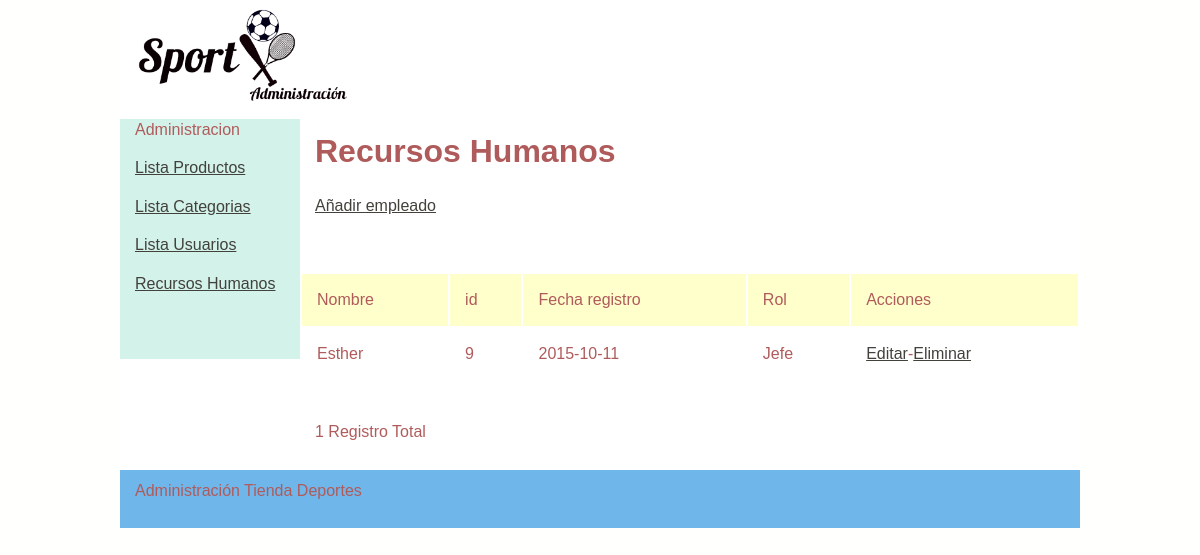
Page /admin/empleados_lista.php on the committed database.
### tables this page shows
CREATE TABLE IF NOT EXISTS `empleados` (
  `idEmpleado` int(50) NOT NULL AUTO_INCREMENT,
  `Nombre` varchar(50) NOT NULL,
  `Rol` varchar(50) NOT NULL,
  `FechaR` date NOT NULL,
  PRIMARY KEY (`idEmpleado`)
);

### admin/empleados_lista.php (the view, shortened to what this page needs)
<?php require_once('../Connections/conexiondeportes.php'); ?>
<?php
$maxRows_DatosEmpleado = 10;
$pageNum_DatosEmpleado = 0;
$startRow_DatosEmpleado = $pageNum_DatosEmpleado * $maxRows_DatosEmpleado;
$query_DatosEmpleado = "SELECT * FROM empleados ORDER BY empleados.Nombre ASC";
$query_limit_DatosEmpleado = sprintf("%s LIMIT %d, %d", $query_DatosEmpleado, $startRow_DatosEmpleado, $maxRows_DatosEmpleado);
$DatosEmpleado = mysql_query($query_limit_DatosEmpleado, $conexiondeportes) or die(mysql_error());
$row_DatosEmpleado = mysql_fetch_assoc($DatosEmpleado);
if (isset($_GET['totalRows_DatosEmpleado'])) {
  $totalRows_DatosEmpleado = $_GET['totalRows_DatosEmpleado'];
} else {
  $all_DatosEmpleado = mysql_query($query_DatosEmpleado);
  $totalRows_DatosEmpleado = mysql_num_rows($all_DatosEmpleado);
}
?>
<!DOCTYPE html PUBLIC "-//W3C//DTD XHTML 1.0 Transitional//EN" "http://www.w3.org/TR/xhtml1/DTD/xhtml1-transitional.dtd">
<html xmlns="http://www.w3.org/1999/xhtml">
<head>
<link href="../estilo/twoColFixLtHdr.css" rel="stylesheet" type="text/css" />
</head>
<body>
<div class="container">
  <div class="header">
    <p><img src="../images/LOGO.png" width="281" height="103" alt="Administracion" /></p>
  </div>
  <div class="sidebar1">
  <?php include("../includes/cabeceraadmin.php")?>
  </div>
  <div class="content">
  <h1><strong>Recursos Humanos</strong></h1>
  <p><a href="empleados_add.php">A&ntilde;adir empleado</a></p>
  <p>&nbsp;</p>
  <table width="100%" border="0" cellspacing="2" cellpadding="15">
    <tr>
      <td bgcolor="#FFFFCC">Nombre</td>
      <td bgcolor="#FFFFCC">id</td>
      <td bgcolor="#FFFFCC">Fecha registro</td>
      <td bgcolor="#FFFFCC">Rol</td>
      <td bgcolor="#FFFFCC">Acciones</td>
    </tr>
    <?php do { ?>
      <tr class= "brillo">
        <td><?php echo $row_DatosEmpleado['Nombre']; ?></td>
        <td><?php echo $row_DatosEmpleado['idEmpleado']; ?></td>
        <td><?php echo $row_DatosEmpleado['FechaR']; ?></td>
        <td><?php echo $row_DatosEmpleado['Rol']; ?></td>
        <td><a href="empleados_edit.php?recordID=<?php echo $row_DatosEmpleado['idEmpleado']; ?>">Editar</a></a>-<a href="empleados_delete.php?recordID=<?php echo $row_DatosEmpleado['idEmpleado']; ?>">Eliminar</a></a></td>
      </tr>
      <?php } while ($row_DatosEmpleado = mysql_fetch_assoc($DatosEmpleado)); ?>
  </table>
  <p>&nbsp;</p>
  <p><?php echo $totalRows_DatosEmpleado ?> Registro Total </p>
  </div>
  <div class="footer">
    <p>Administraci&oacute;n Tienda Deportes</p>
    </div>
  </div>
</body>
</html>

### estilo/twoColFixLtHdr.css (style rules this page uses)
body { font: 100%/1.4 Verdana, Arial, Helvetica, sans-serif; background-color: #FFFFFD; margin: 0; padding: 0; color: #B05B5B; }
h1, h2, h3, h4, h5, h6, p { margin-top: 0; padding-right: 15px; padding-left: 15px; }
a:link { color: #42413C; text-decoration: underline; }
.container { width: 960px; background-color: #FFF; margin: 0 auto; }
.header { background-color: #FFF; }
.sidebar1 { float: left; width: 180px; background-color: #D3F2EA; padding-bottom: 10px; }
.content { padding: 10px 0; width: 780px; float: left; }
.footer { padding: 10px 0; background-color: #6FB6EA; position: relative; clear: both; }

### rows in the picture
empleados: Nombre "Esther", idEmpleado "9", FechaR "2015-10-11", Rol "Jefe"

### other values in the picture
$totalRows_DatosEmpleado "1"
